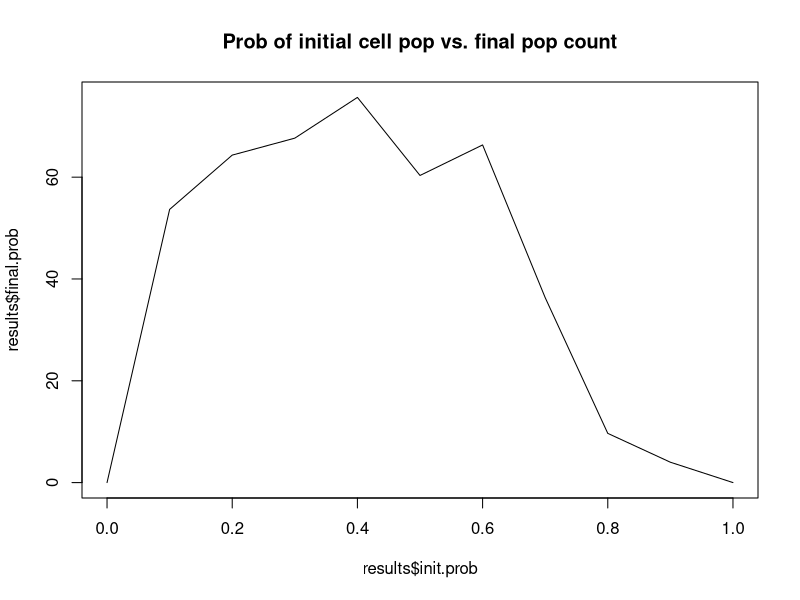

R code for this plot:

# Conway's Game of Life -- version 1.0
# CPSC 420 -- spring 2016

library(doParallel)
registerDoParallel(8)

# Possible states of CA cells.
EMPTY <- 0
POP <- 1

# Dimensions of CA.
height <- 30
width <- 30
num.gen <- 100

NYC.END.ROW <- 15
NYC.START.COL <- 15


prob <- .15


# Return the number of populated neighbors of (row,col) in the current
# generation. (If (row,col) is a border cell of the grid, assume its
# non-existent across-the-border neighbors are *not* populated.)
num.neighbros <- function(da.loaf,row,col,gen) {
    bros <- 0
    if (row > 1 && col > 1 && da.loaf[row-1,col-1,gen] == POP) {
        bros <- bros + 1
    }
    if (row > 1 && da.loaf[row-1,col,gen] == POP) {
        bros <- bros + 1
    }
    if (row > 1 && col < width && da.loaf[row-1,col+1,gen] == POP) {
        bros <- bros + 1
    }
    if (col > 1 && da.loaf[row,col-1,gen] == POP) {
        bros <- bros + 1
    }
    if (col < width && da.loaf[row,col+1,gen] == POP) {
        bros <- bros + 1
    }
    if (row < height && col > 1 && da.loaf[row+1,col-1,gen] == POP) {
        bros <- bros + 1
    }
    if (row < height && da.loaf[row+1,col,gen] == POP) {
        bros <- bros + 1
    }
    if (row < height && col < width && da.loaf[row+1,col+1,gen] == POP) {
        bros <- bros + 1
    }
    return(bros)
}

# Return true if the cell in (row,col) of the previous generation was
# populated.
was.just.alive <- function(da.loaf,row,col,current.gen) {
    return (da.loaf[row,col,current.gen-1] == POP)
}

# Return true if the (presumably populated) cell in (row,col) of the previous
# generation should stay populated in the current generation.
should.stay.alive <- function(da.loaf,row,col,current.gen) {
    return (num.neighbros(da.loaf,row,col,current.gen-1) %in% c(2,3))
}

# Return true if the (presumably empty) cell in (row,col) of the previous
# generation should become populated in the current generation.
should.spawn <- function(da.loaf,row,col,current.gen) {
    return (num.neighbros(da.loaf,row,col,current.gen-1) == 3)
}

# Plot the grid for the generation specified.



probs <- seq(0,1,.1)
num.trials <- 3
results <- foreach (prob=probs, .combine=rbind) %dopar% {

    end.pops <- vector()
    for (trial in 1:num.trials) {

        # A random starting configuration.
        config <- matrix(rbinom(height*width,size=1,prob=prob), 
            nrow=height)

        # Our system's state.
        da.loaf <- array(EMPTY, dim=c(height,width,num.gen))
        da.loaf[,,1] <- config

        for (gen in 2:num.gen) {

            for (row in 1:height) {
                
                for (col in 1:width) {

                    if ((was.just.alive(da.loaf,row,col,gen) && 
                        should.stay.alive(da.loaf,row,col,gen))  ||
                        (!was.just.alive(da.loaf,row,col,gen) && 
                        should.spawn(da.loaf,row,col,gen))) {

                        da.loaf[row,col,gen] <- POP                
                    }
                }
            }
        }
        end.pops <- c(end.pops,sum(da.loaf[,,num.gen]))
    }
    return(data.frame(init.prob=prob,final.prob=mean(end.pops)))
}

# Plot post-mortem analysis.
plot(results$init.prob, results$final.prob, type="l", 
    main="Prob of initial cell pop vs. final pop count")

